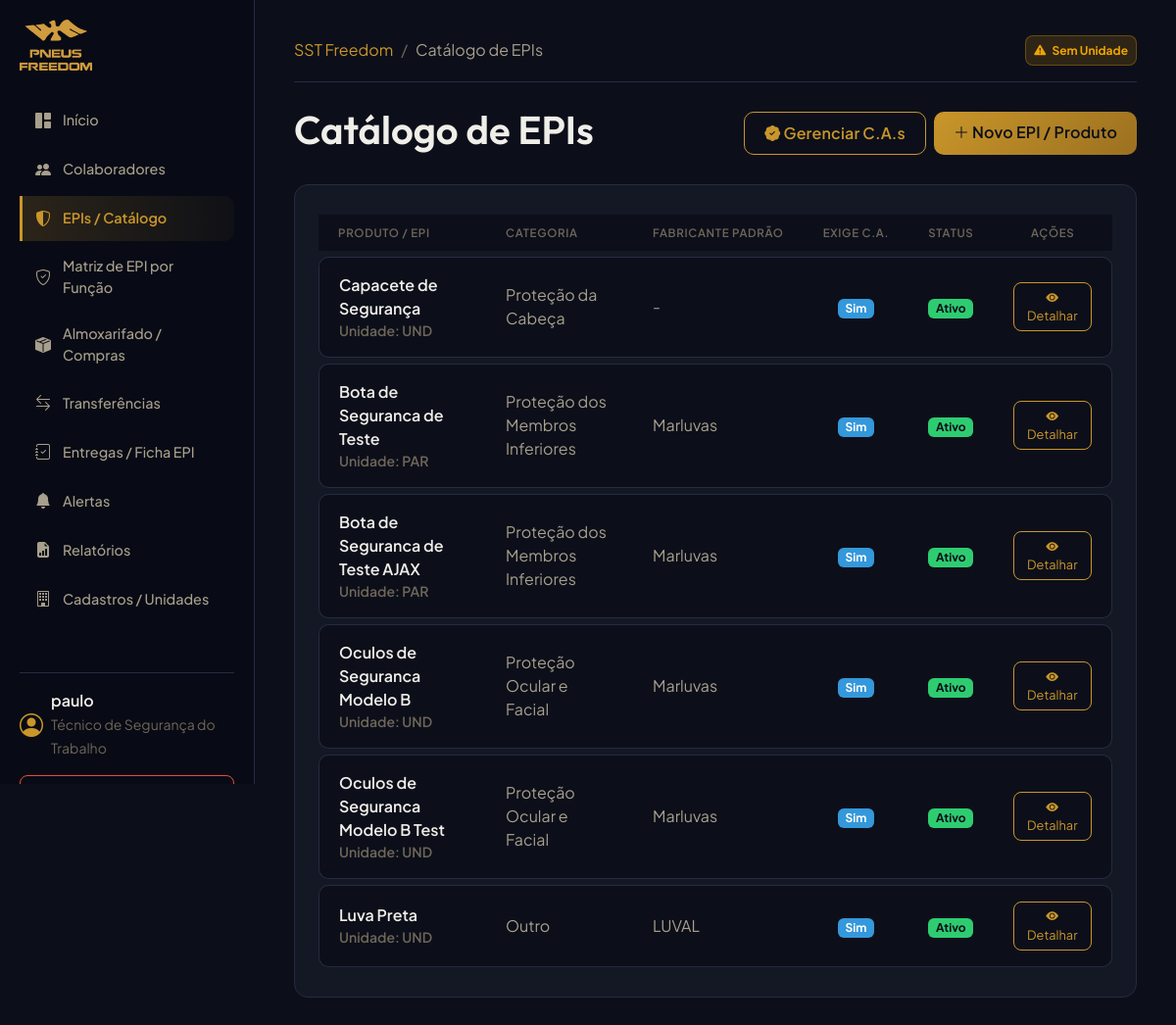
Page /ppe/ (signed in) on the earlier database version.
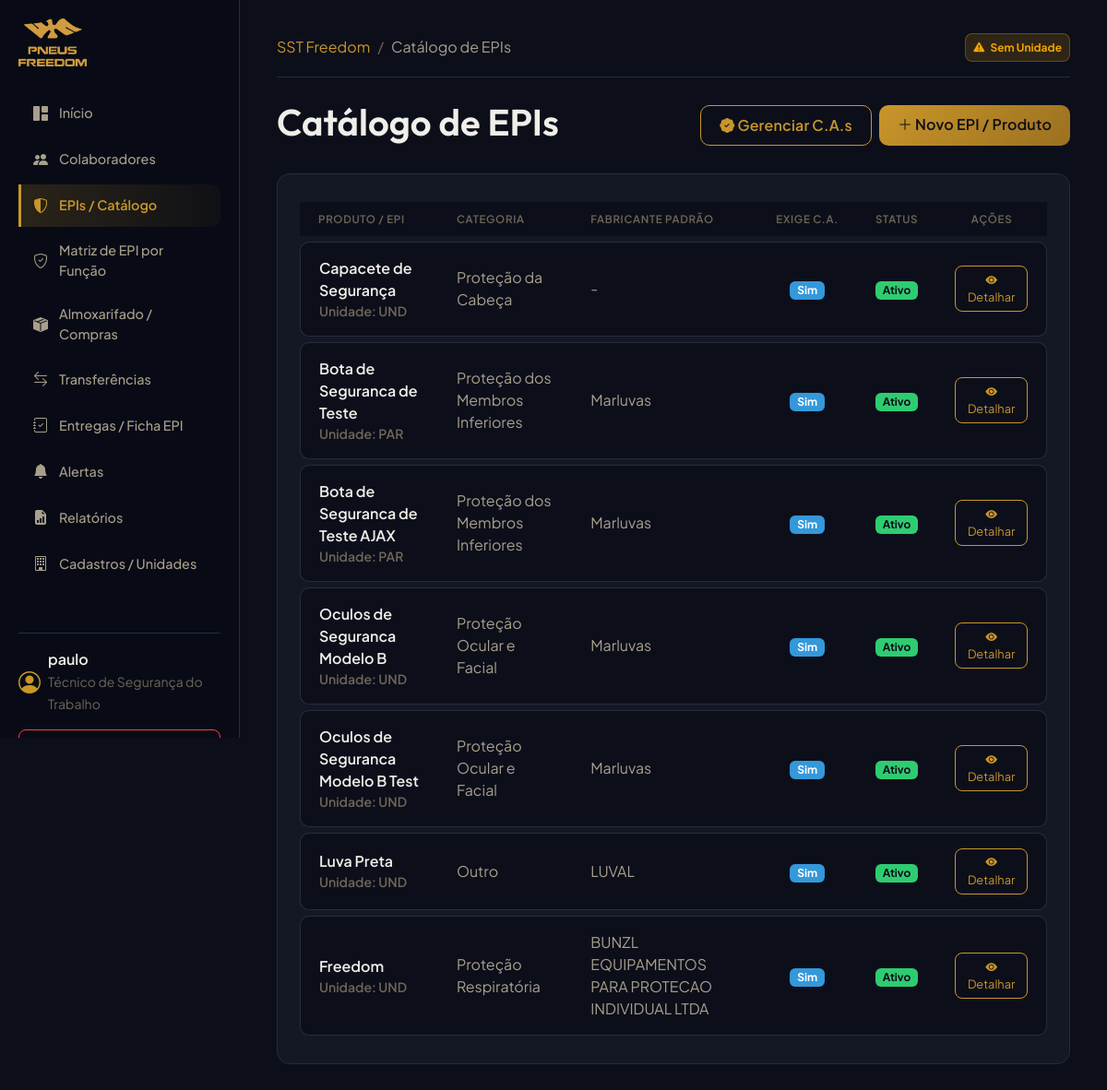
Same page on the later database version.
### ppe/models.py (models this page shows, shortened)
class Product(models.Model):
    TIPO_PRODUTO_CHOICES = (
        ('EPI', 'EPI'),
        ('MATERIAL_SEGURANCA', 'Material de Segurança'),
        ('MATERIAL_CONSUMO', 'Material de Consumo'),
        ('FERRAMENTA', 'Ferramenta'),
        ('UNIFORME', 'Uniforme'),
        ('OUTRO', 'Outro'),
    )
    CATEGORIA_CHOICES = (
        ('PROTECAO_CABECA', 'Proteção da Cabeça'),
        ('PROTECAO_AUDITIVA', 'Proteção Auditiva'),
        ('PROTECAO_RESPIRATORIA', 'Proteção Respiratória'),
        ('PROTECAO_OCULAR', 'Proteção Ocular e Facial'),
        ('PROTECAO_TRONCO', 'Proteção do Tronco'),
        ('PROTECAO_MEMBROS_SUP', 'Proteção dos Membros Superiores'),
        ('PROTECAO_MEMBROS_INF', 'Proteção dos Membros Inferiores'),
        ('VESTUARIO', 'Vestuário / Fardamento'),
        ('OUTRO', 'Outro'),
    )
    nome = models.CharField(max_length=255, verbose_name="Nome do Produto")
    tipo_produto = models.CharField(max_length=50, choices=TIPO_PRODUTO_CHOICES, default='EPI', verbose_name="Tipo de Produto")
    categoria = models.CharField(max_length=50, choices=CATEGORIA_CHOICES, blank=True, null=True, default='OUTRO', verbose_name="Categoria de Proteção")
    ca_numero = models.CharField(max_length=50, blank=True, null=True, verbose_name="C.A. (Certificado de Aprovação)")
    descricao = models.TextField(blank=True, null=True, verbose_name="Descrição")
    unidade_medida = models.CharField(max_length=20, default="UND", verbose_name="Unidade de Medida")
    fabricante = models.CharField(max_length=255, blank=True, null=True, verbose_name="Fabricante Padrão")
    exige_ca = models.BooleanField(default=True, verbose_name="Exige C.A. (Certificado de Aprovação)")
    controlado_individualmente = models.BooleanField(default=True, verbose_name="Controlado Individualmente")
    ativo = models.BooleanField(default=True, verbose_name="Ativo")
    class Meta:
        verbose_name = "EPI / Produto"
        verbose_name_plural = "EPIs / Produtos"

### ppe/views.py (the view)
# urls.py: path('', ProductListView.as_view(), name='product_list'),
class ProductListView(LoginRequiredMixin, ListView):
    model = Product
    template_name = "ppe/product_list.html"
    context_object_name = "products"

### accounts/models.py (called while the page is built)
    def is_tecnico(self):
        return self.profile_type == self.TECNICO_SST or self.is_superuser

    def is_almoxarife(self):
        return self.profile_type == self.ALMOXARIFE or self.is_superuser

### templates/ppe/product_list.html (shortened to what this page needs)
{% extends "base.html" %}
{% block breadcrumbs %}
<li class="breadcrumb-item active text-secondary" aria-current="page">Catálogo de EPIs</li>
{% endblock %}
{% block content %}
<div class="d-flex justify-content-between align-items-center mb-4">
    <h1>Catálogo de EPIs</h1>
    <div class="d-flex gap-2">
        <a href="{% url 'ca_list' %}" class="btn btn-outline-primary btn-premium">
            <i class="bi bi-patch-check-fill"></i> Gerenciar C.A.s
        </a>
        <a href="{% url 'product_create' %}" class="btn btn-premium btn-premium-primary">
            <i class="bi bi-plus-lg"></i> Novo EPI / Produto
        </a>
    </div>
</div>
<div class="card-premium animate-fade-in">
    <div class="table-responsive">
        <table class="table table-premium mb-0">
            <thead>
                <tr>
                    <th class="text-muted border-0">Produto / EPI</th>
                    <th class="text-muted border-0">Categoria</th>
                    <th class="text-muted border-0">Fabricante Padrão</th>
                    <th class="text-muted border-0 text-center">Exige C.A.</th>
                    <th class="text-muted border-0 text-center">Status</th>
                    <th class="text-muted border-0 text-center">Ações</th>
                </tr>
            </thead>
            <tbody>
                {% for prod in products %}
                <tr>
                    <td class="text-light fw-semibold">
                        {{ prod.nome }}
                        <small class="text-muted d-block">Unidade: {{ prod.unidade_medida }}</small>
                    </td>
                    <td>{{ prod.get_categoria_display }}</td>
                    <td>{{ prod.fabricante|default:"-" }}</td>
                    <td class="text-center">
                        {% if prod.exige_ca %}
                        <span class="badge bg-info text-dark">Sim</span>
                        {% else %}
                        <span class="badge bg-secondary">Não</span>
                        {% endif %}
                    </td>
                    <td class="text-center">
                        {% if prod.ativo %}
                        <span class="badge bg-success">Ativo</span>
                        {% else %}
                        <span class="badge bg-danger">Inativo</span>
                        {% endif %}
                    </td>
                    <td class="text-center">
                        <a href="{% url 'product_detail' prod.id %}" class="btn btn-sm btn-outline-primary rounded-3">
                            <i class="bi bi-eye-fill"></i> Detalhar
                        </a>
                    </td>
                </tr>
                {% empty %}
                <tr>
                    <td colspan="6" class="text-center text-muted border-0 py-4">Nenhum produto cadastrado no catálogo.</td>
                </tr>
                {% endfor %}
            </tbody>
        </table>
    </div>
</div>
{% endblock %}

Differences in the rows shown:
added Product: nome "Freedom", unidade_medida "UND", categoria "Proteção Respiratória", fabricante "BUNZL EQUIPAMENTOS PARA PROTECAO INDIVIDUAL LTDA", exige_ca "Sim", ativo "Ativo"
